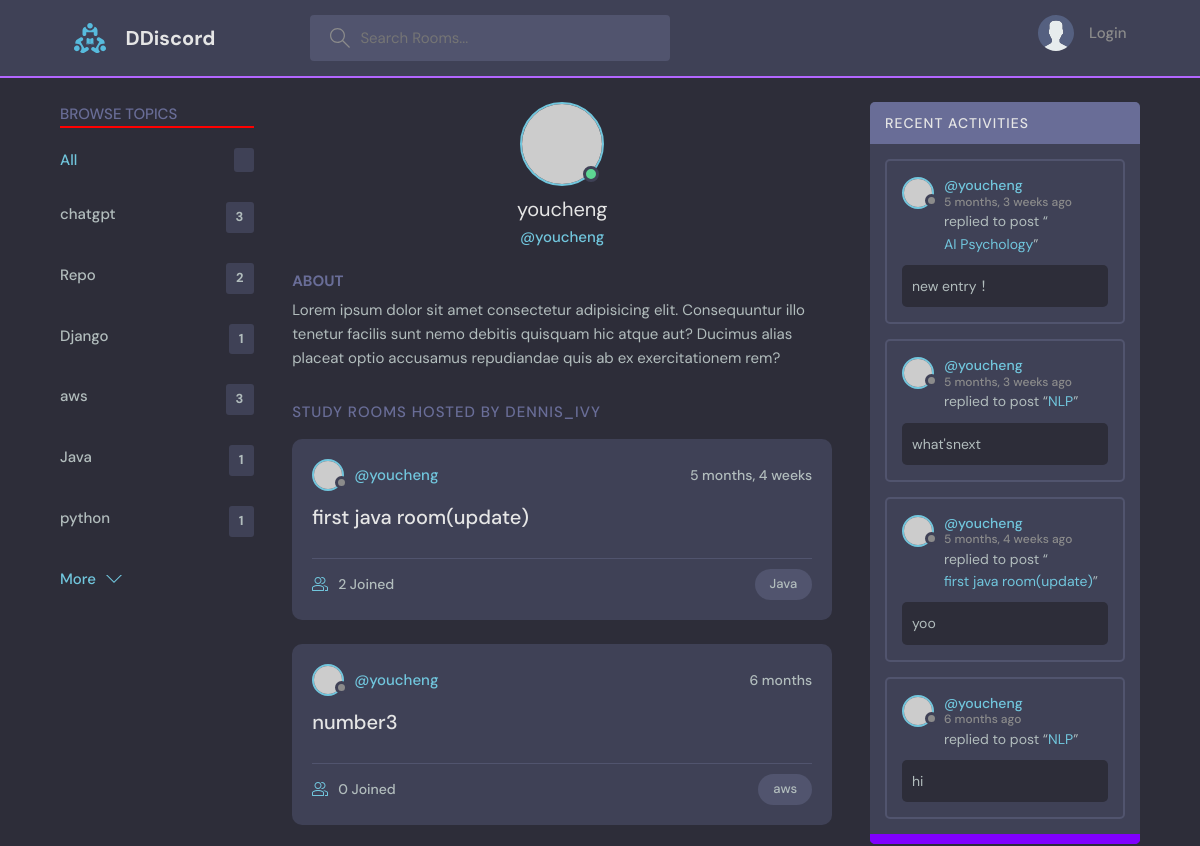
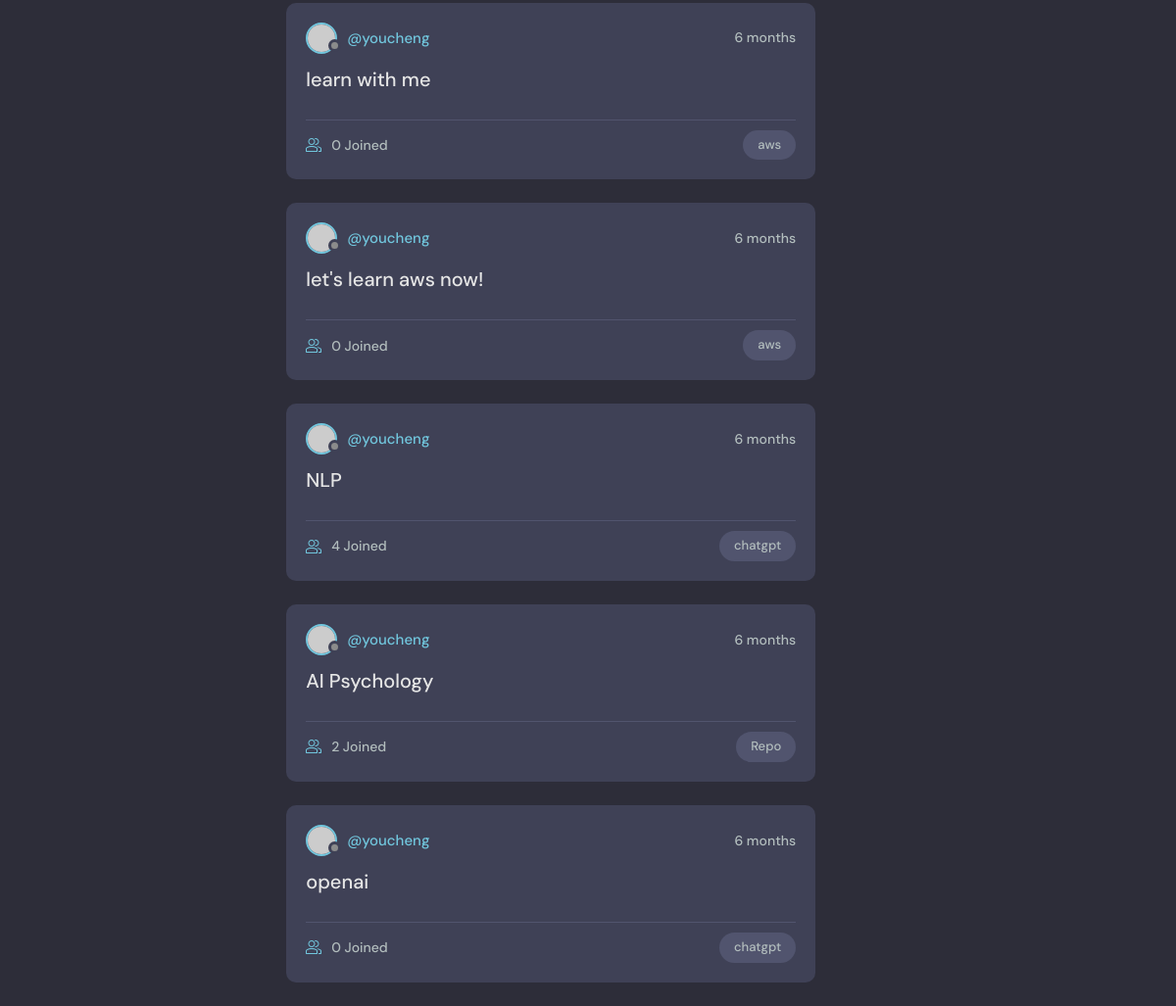
Page /profile/1/ on the committed database (2 pictures, top to bottom).
### base/models.py (models this page shows, shortened)
class Topic(models.Model):
    name = models.CharField(max_length=200)

class Room(models.Model): #Room 是 Topic 的child
    host = models.ForeignKey(User, on_delete=models.SET_NULL, null=True)
    topic = models.ForeignKey(Topic, on_delete=models.SET_NULL, null=True) #Class topic在上面，所以直接用，如果是在下面，要以字串'Topic'呼叫
    name = models.CharField(max_length=200)
    description = models.TextField(null=True, blank=True)
    participants = models.ManyToManyField(
        User, related_name='participants', blank=True) #前面用過User表格了，這裡要在取用另一個User表格，所以要related_name
    updated = models.DateTimeField(auto_now=True)
    created = models.DateTimeField(auto_now_add=True)
    class Meta:
       ordering = ['-updated', '-created']
    def __str__(self):
        return self.name

class Message(models.Model):                                    #user 是one-to-many:一個使用者對多個留言
    user = models.ForeignKey(User, on_delete=models.CASCADE) #django內建user model，直接import就可以用
    room = models.ForeignKey(Room, on_delete=models.CASCADE)#Room 是parent table，on_delete:當parent table被刪除時，要怎麼做
    body = models.TextField()
    updated = models.DateTimeField(auto_now=True)
    created = models.DateTimeField(auto_now_add=True)
    class Meta:
        ordering = ['-updated', '-created']

### base/views.py (the view)
# urls.py: path('profile/<str:pk>/', views.userProfile, name="user-profile"),
def userProfile(request,pk):
    user = User.objects.get(id=pk)
    rooms = user.room_set.all()
    room_messages = user.message_set.all()
    topics = Topic.objects.all()
    context = {'user':user,
               'rooms':rooms,
               'room_messages':room_messages,
               'topics':topics}
    return render(request,'base/profile.html',context)

### base/templates/base/profile.html (shortened to what this page needs)
{% extends 'main.html' %}
{% block content %}
  <main class="profile-page layout layout--3">
    <div class="container">
      {% include 'base/topics_component.html' %}
      <div class="roomList">
        <div class="profile">
          <div class="profile__avatar">
            <div class="avatar avatar--large active">
              <img src="https://randomuser.me/api/portraits/men/11.jpg" />
            </div>
          </div>
          <div class="profile__info">
            <h3>{{user.username}}</h3>
            <p>@{{user.username}}</p>
          </div>
          <div class="profile__about">
            <h3>About</h3>
            <p>
              Lorem ipsum dolor sit amet consectetur adipisicing elit. Consequuntur illo tenetur
              facilis sunt nemo debitis quisquam hic atque aut? Ducimus alias placeat optio
              accusamus repudiandae quis ab ex exercitationem rem?
            </p>
          </div>
        </div>
        <div class="roomList__header">
          <div>
            <h2>Study Rooms Hosted by dennis_ivy</a>
            </h2>
          </div>
        </div>
        {% include 'base/feed_component.html' %}
      </div>
      {% include 'base/activity_component.html' %}
    </div>
  </main>
{% endblock content %}

### base/templates/base/topics_component.html
<div class="topics">
    <div class="topics__header">
      <h2>Browse Topics</h2>
      <hr color="red">
    </div>
    <ul class="topics__list">
      <li>
        <a href="{% url 'home' %}" class="active">All <span>{{rooms_count}}</span></a>
      </li>
      {% for topic in topics %}
      <li>
        <a href="{% url 'home' %}?q={{topic.name}}">{{topic.name}} <span>{{topic.room_set.count}}</span></a>
      </li>
      {% endfor%}
    </ul>
    <a class="btn btn--link" href="{% url 'topics' %}">
      More
      <svg version="1.1" xmlns="http://www.w3.org/2000/svg" width="32" height="32" viewBox="0 0 32 32">
        <title>chevron-down</title>
        <path d="M16 21l-13-13h-3l16 16 16-16h-3l-13 13z"></path>
      </svg>
    </a>
  </div>

### base/templates/base/feed_component.html (shortened to what this page needs)
{% for room in rooms %}
<div class="roomListRoom">
    <div class="roomListRoom__header">
      <a href="{% url 'user-profile' room.host.id %}" class="roomListRoom__author">
        <div class="avatar avatar--small">
          <img src="https://randomuser.me/api/portraits/women/11.jpg" />
        </div>
        <span>@{{room.host.username}}</span>
      </a>
      <div class="roomListRoom__actions">
        <span>{{room.created|timesince}}</span>
      </div>
    </div>
    <div class="roomListRoom__content">
      <a href="{% url 'room' room.id %}">{{room.name}}</a>
    </div>
    <div class="roomListRoom__meta">
      <a href="{% url 'room' room.id %}" class="roomListRoom__joined">
        {{room.participants.all.count}} Joined
      </a>
      <p class="roomListRoom__topic">{{room.topic.name}}</p>
    </div>
  </div>
  {% endfor %}

### base/templates/base/activity_component.html (shortened to what this page needs)
<div class="activities">
    <div class="activities__header">
      <h2>Recent Activities</h2>
    </div>
    {% for message in room_messages %}
        <div class="activities__box">
            <div class="activities__boxHeader roomListRoom__header">
                <a href="{% url 'user-profile' message.user.id %}" class="roomListRoom__author">
                <div class="avatar avatar--small">
                    <img src="https://randomuser.me/api/portraits/women/11.jpg" />
                </div>
                <p>
                    @{{message.user}}
                    <span>{{message.created|timesince}} ago</span>
                </p>
                </a>
            </div>
            <div class="activities__boxContent">
                <p>replied to post “<a href="">{{message.room}}</a>”</p>
                <div class="activities__boxRoomContent">
                    {{message.body}}
                </div>
            </div>
        </div>
    {% endfor %}
    <hr color="#8000ff" style="height:10px">
  </div>

### rows in the picture
Topic: name "chatgpt", room_set.count "3"
Topic: name "Repo", room_set.count "2"
Topic: name "Django", room_set.count "1"
Topic: name "aws", room_set.count "3"
Topic: name "Java", room_set.count "1"
Topic: name "python", room_set.count "1"
Room: host.username "youcheng", created "5 months, 4 weeks", name "first java room(update)", participants.all.count "2", topic.name "Java"
Room: host.username "youcheng", created "6 months", name "number3", participants.all.count "0", topic.name "aws"
Room: host.username "youcheng", created "6 months", name "learn with me", participants.all.count "0", topic.name "aws"
Room: host.username "youcheng", created "6 months", name "let's learn aws now!", participants.all.count "0", topic.name "aws"
Room: host.username "youcheng", created "6 months", name "NLP", participants.all.count "4", topic.name "chatgpt"
Room: host.username "youcheng", created "6 months", name "AI Psychology", participants.all.count "2", topic.name "Repo"
Room: host.username "youcheng", created "6 months", name "openai", participants.all.count "0", topic.name "chatgpt"
Message: user "youcheng", created "5 months, 3 weeks", room "AI Psychology", body "new entry！"
Message: user "youcheng", created "5 months, 3 weeks", room "NLP", body "what'snext"
Message: user "youcheng", created "5 months, 4 weeks", room "first java room(update)", body "yoo"
Message: user "youcheng", created "6 months", room "NLP", body "hi"

### other values in the picture
{{ user.username }} "youcheng"
